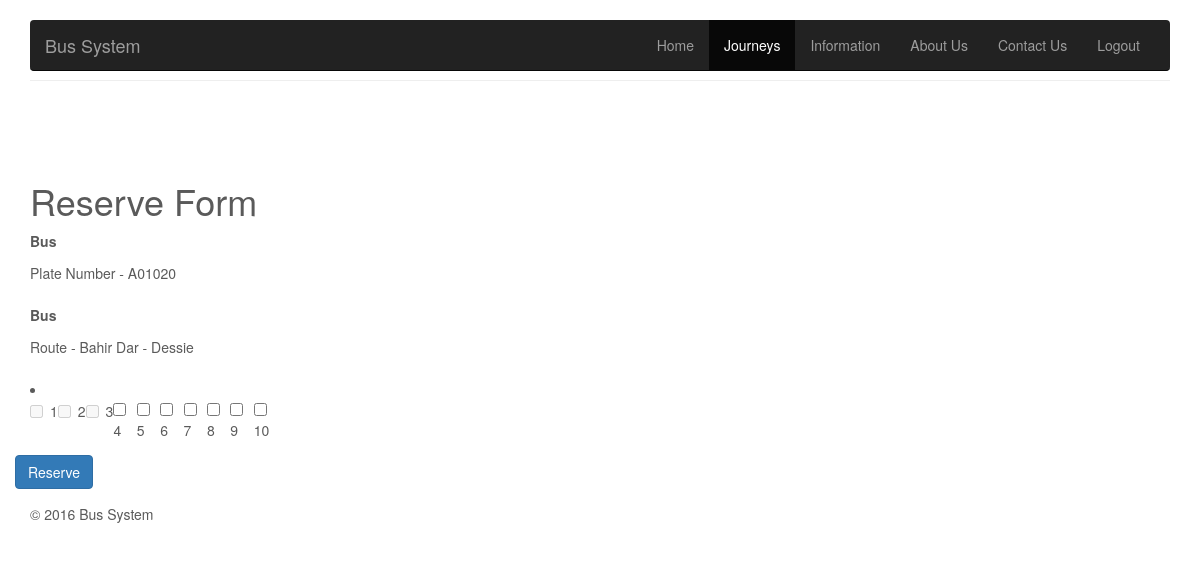
The page /user/journey/reserve.php?&journey_id=12 (signed in) on the database its author committed.
### tables this page shows
CREATE TABLE IF NOT EXISTS `journeys` (
  `id` int(11) NOT NULL AUTO_INCREMENT,
  `bus_id` int(11) NOT NULL,
  `starting_date` varchar(25) NOT NULL,
  `starting_time` varchar(25) NOT NULL,
  `arrival_time` varchar(25) NOT NULL,
  `price` int(11) NOT NULL,
  PRIMARY KEY (`id`)
);

CREATE TABLE IF NOT EXISTS `buses` (
  `id` int(11) NOT NULL AUTO_INCREMENT,
  `plate_number` varchar(25) NOT NULL,
  `driver_id` int(11) NOT NULL,
  `route_id` int(11) NOT NULL,
  `number_of_seats` int(11) NOT NULL,
  PRIMARY KEY (`id`),
  KEY `driver_id` (`driver_id`),
  KEY `route_id` (`route_id`)
);

CREATE TABLE IF NOT EXISTS `routes` (
  `id` int(11) NOT NULL AUTO_INCREMENT,
  `origin_id` int(11) NOT NULL,
  `destination_id` int(11) NOT NULL,
  `length` int(11) NOT NULL,
  PRIMARY KEY (`id`)
);

CREATE TABLE IF NOT EXISTS `origins` (
  `id` int(11) NOT NULL AUTO_INCREMENT,
  `name` varchar(25) NOT NULL,
  PRIMARY KEY (`id`)
);

CREATE TABLE IF NOT EXISTS `destinations` (
  `id` int(11) NOT NULL AUTO_INCREMENT,
  `name` varchar(25) NOT NULL,
  PRIMARY KEY (`id`)
);

CREATE TABLE IF NOT EXISTS `seats` (
  `id` int(11) NOT NULL AUTO_INCREMENT,
  `bus_id` int(11) NOT NULL,
  `number` int(11) NOT NULL,
  `user_id` int(11) NOT NULL,
  `occupied` varchar(25) NOT NULL,
  PRIMARY KEY (`id`)
);

### models/Journey.php (called while the page is built, shortened)
<?php
class Journey
{
    static function get_journey_by_id($id){
        global $db;
        $sql = "SELECT * FROM `journeys` WHERE `id` = '".$id."' LIMIT 1";
        $db_result = $db->query($sql);
        if($db_result){
            $db_row = $db_result->fetch(PDO::FETCH_ASSOC);
            if($db_row){
                return $db_row;
            }
            else {
                return False;
            }
        }
        return False;
    }
}

### models/Bus.php (called while the page is built, shortened)
<?php
include_once('db.php');
class Bus
{
    static function get_bus_by_id($id){
        global $db;
        $sql = "SELECT * FROM `buses` WHERE `id` = '".$id."' LIMIT 1";
        $db_result = $db->query($sql);
        if($db_result){
            $db_row = $db_result->fetch(PDO::FETCH_ASSOC);
            if($db_row){
                return $db_row;
            }
            else {
                return False;
            }
        }
        return False;
    }
}

### models/Route.php (called while the page is built, shortened)
<?php
include_once('db.php');
class Route
{
    static function get_route_by_id($id){
        global $db;
        $sql = "SELECT * FROM `routes` WHERE `id` = '".$id."' LIMIT 1";
        $db_result = $db->query($sql);
        if($db_result){
            $db_row = $db_result->fetch(PDO::FETCH_ASSOC);
            if($db_row){
                return $db_row;
            }
            else {
                return False;
            }
        }
        return False;
    }
}

### user/journey/journey_controller.php (called while the page is built, shortened)
<?php
include_once ('../../models/db.php');
include_once ('../../models/Journey.php');
include_once ('../../models/Bus.php');
include_once ('../../models/Route.php');
include_once ('../../models/Origin.php');
include_once ('../../models/Destination.php');
include_once ('../../models/Reservation.php');
include_once ('../../models/Seat.php');
function show_route($id){
    return Origin::get_origin_by_id(Route::get_route_by_id($id)['origin_id'])['name'].
    " - ".
    Destination::get_destination_by_id(Route::get_route_by_id($id)['destination_id'])['name'];
}

### models/Origin.php (called while the page is built, shortened)
<?php
include_once('db.php');
class Origin
{
    static function get_origin_by_id($id){
        global $db;
        $sql = "SELECT * FROM `origins` WHERE `id` = ".$id." LIMIT 1";
        $db_result = $db->query($sql);
        if($db_result){
            $db_row = $db_result->fetch(PDO::FETCH_ASSOC);
            if($db_row){
                return $db_row;
            }
            else {
                return False;
            }
        }
        return False;
    }
}

### models/Destination.php (called while the page is built, shortened)
<?php
include_once('db.php');
class Destination
{
    static function get_destination_by_id($id){
        global $db;
        $sql = "SELECT * FROM `destinations` WHERE `id` = ".$id." LIMIT 1";
        $db_result = $db->query($sql);
        if($db_result){
            $db_row = $db_result->fetch(PDO::FETCH_ASSOC);
            if($db_row){
                return $db_row;
            }
            else {
                return False;
            }
        }
        return False;
    }
}

### models/Seat.php (called while the page is built, shortened)
<?php
include_once('db.php');
class Seat
{
    static function get_all_seats_by_bus($bus_id){
        global $db;
        $sql = "SELECT * FROM `seats` WHERE `bus_id` = '".$bus_id."'";
        $db_result = $db->query($sql);
        if($db_result){
            return $db_result->fetchAll();
        }
        else {
            return False;
        }
    }
}

### user/journey/reserve.php (the view, shortened to what this page needs)
<?php
include_once('journey_controller.php');
?>
<!DOCTYPE html>
<html lang="en">
<head>
    <link href="../../css/bootstrap.min.css" rel="stylesheet">
    <link href="../../css/seat_booking.css" rel="stylesheet">
    <link href="../../css/ie10-viewport-bug-workaround.css" rel="stylesheet">
    <link href="../../css/carousel.css" rel="stylesheet">
</head>
<body>
<div class="navbar-wrapper">
    <div class="container">
        <nav class="navbar navbar-inverse navbar-static-top">
            <div class="container">
                <div class="navbar-header">
                    <a class="navbar-brand" href="#">Bus System</a>
                </div>
                <div id="navbar" class="navbar-collapse collapse navbar-right">
                    <ul class="nav navbar-nav">
                        <?php
                        if(isset($_SESSION['user_id']) && $_SESSION['user_type'] == 'user'){
                            echo '<li><a href="../../user_profile.php">Home</a></li>';
                        }
                        else{
                            echo '<li><a href="../../index.php">Home</a></li>';
                        }
                        ?>
                        <li class="active"><a href="index.php">Journeys</a></li>
                        <li><a href="../../information_list.php">Information</a></li>
                        <li><a href="../../about_us.php">About Us</a></li>
                        <li><a href="../../contact_us.php">Contact Us</a></li>
                        <?php if(isset($_SESSION['user_id']) && $_SESSION['user_type'] == 'user'){
                            echo '<li><a href="../../index.php?logout=yes">Logout</a></li>';
                        } elseif(isset($_SESSION['user_id'])){
                            echo '<li><a href="../../index.php?logout=yes">Logout</a></li>';
                        }
                        ?>
                    </ul>
                </div>
            </div>
        </nav>
    </div>
</div>
<div class="container marketing">
    <hr class="featurette-divider">
    <div class="row featurette">
        <div class="col-lg-7">
            <h1>Reserve Form</h1>
            <form method="get" role="form" action="journey_controller.php" enctype="multipart/form-data">
                 <?php
                        $journey = Journey::get_journey_by_id($_GET['journey_id']);
                        $bus = Bus::get_bus_by_id($journey['bus_id']);
                 ?>
                <div class="form-group">
                    <label>Bus</label>
                    <p class="form-control-static">Plate Number - <?php
                        echo Bus::get_bus_by_id($journey['bus_id'])['plate_number']?></p>
                </div>
                <div class="form-group">
                    <label>Bus</label>
                    <p class="form-control-static">Route - <?php
                        echo show_route(Bus::get_bus_by_id($journey['bus_id'])['route_id'])?></p>
                </div>
                <div class="form-group row">
                    <div class="col-md-5">
                            <li >
                                <ol class="seats" >
                                    <?php
                                    for($i=0; $i < count(Seat::get_all_seats_by_bus(Bus::get_bus_by_id($journey['bus_id'])['id'])); $i++){
                                        echo '<li >';
                                        if(Seat::get_all_seats_by_bus($bus['id'])[$i]['occupied'] == 'occupied'){
                                        echo "<label class='checkbox-inline' for='". Seat::get_all_seats_by_bus($bus['id'])[$i]['number']."'>";
                                            echo "<input type='checkbox' name='seat_id[]' value='".Seat::get_all_seats_by_bus($bus['id'])[$i]['id']."' id='". Seat::get_all_seats_by_bus($bus['id'])[$i]['number']."' disabled/>";
                                        }else{
                                            echo "<input type='checkbox' name='seat_id[]' value='".Seat::get_all_seats_by_bus($bus['id'])[$i]['id']."' id='". Seat::get_all_seats_by_bus($bus['id'])[$i]['number']."' />";
                                        }
                                        echo " ". Seat::get_all_seats_by_bus($bus['id'])[$i]['number']."</label>";
                                        echo '</li>';
                                    }
                                    ?>
                                </ol>
                            </li>
                    </div>
                </div>
                <div class="form-group row">
                    <button type="submit" class="btn btn-primary">Reserve</button>
                </div>
            </form>
        </div>
    </div>
    <footer>
        <p>&copy; 2016 Bus System</p>
    </footer>
</div>
</body>
</html>

### css/seat_booking.css (style rules this page uses)
*, *:before, *:after { box-sizing: border-box; }
html { font-size: 16px; }
ol { list-style: none; padding: 0; margin: 0; }
.seats { display: flex; flex-direction: row; flex-wrap: nowrap; justify-content: flex-start; }

### css/carousel.css (style rules this page uses)
body { padding-bottom: 40px; color: #5a5a5a; }
.navbar-wrapper { position: absolute; top: 0; right: 0; left: 0; z-index: 20; }
.navbar-wrapper > .container { padding-right: 0; padding-left: 0; }
.navbar-wrapper .navbar { padding-right: 15px; padding-left: 15px; }
.navbar-wrapper .navbar .container { width: auto; }
.featurette-divider { margin: 80px 0; }
@media (min-width: 768px) { .navbar-wrapper { margin-top: 20px; } }
@media (min-width: 768px) { .navbar-wrapper .container { padding-right: 15px; padding-left: 15px; } }
@media (min-width: 768px) { .navbar-wrapper .navbar { padding-right: 0; padding-left: 0; } }
@media (min-width: 768px) { .navbar-wrapper .navbar { border-radius: 4px; } }

### rows shown on the page
journeys: bus.plate_number "A01020", bus.name "Bahir Dar - Dessie"
seats: bus.number "1", bus.number "2", bus.number "3", bus.number "4", bus.number "5", bus.number "6", bus.number "7", bus.number "8", bus.number "9", bus+number "10"
